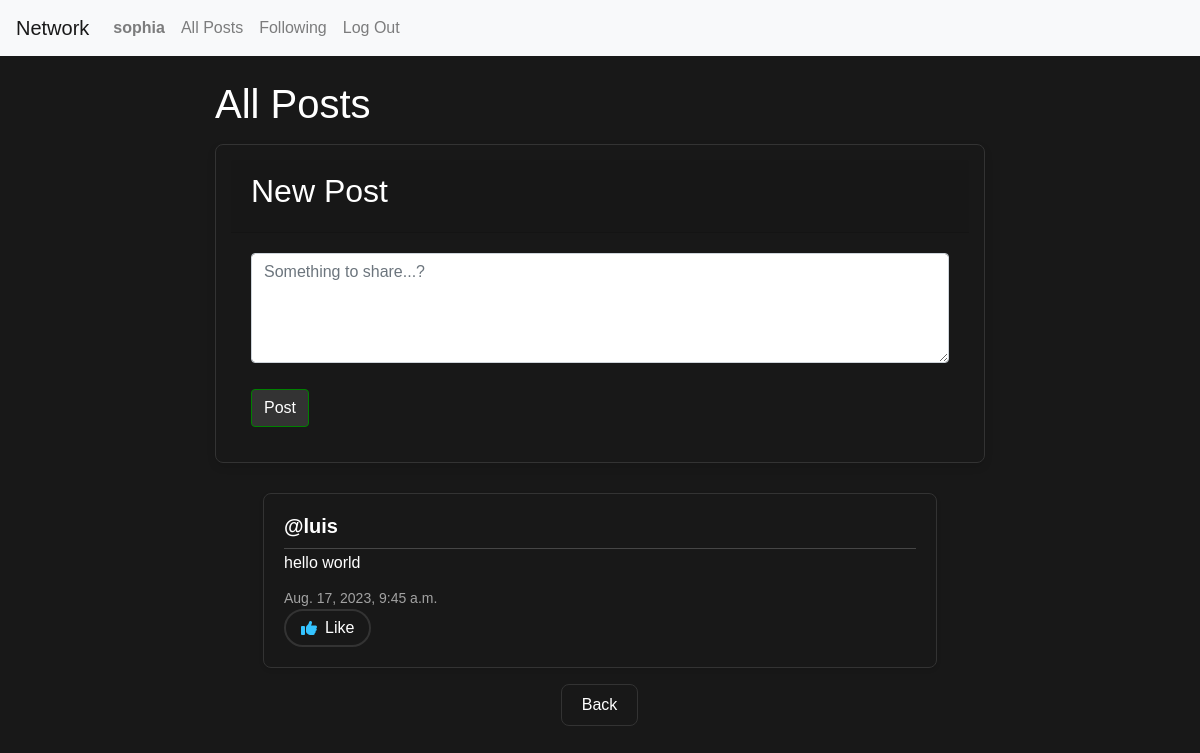
Page /?page=2 (signed in) on the committed database.
### network/models.py (models this page shows, shortened)
class User(AbstractUser):
    pass

class Post(models.Model):
    content = models.CharField(max_length=420)
    user = models.ForeignKey(User, on_delete=models.CASCADE, related_name="author")
    date = models.DateTimeField(auto_now_add=True)

### network/views.py (the view)
# urls.py: path("", views.index, name="index"),
def index(request):
    all_posts = Post.objects.all().order_by("id").reverse()
    paginator = Paginator(all_posts, 10)
    page_number = request.GET.get('page')
    page_posted = paginator.get_page(page_number)
    all_likes = Like.objects.all()
    who_liked = []
    try:
        for like in all_likes:
            if like.user.id == request.user.id:
                who_liked.append(like.post.id)
    except:
        who_liked = []
    return render(request, "network/index.html", {
        "all_posts" : all_posts,
        "page_posted": page_posted,
        "who_liked" : who_liked
    })

### network/templates/network/index.html (shortened to what this page needs)
{% extends "network/layout.html" %}
{% block body %}
<div class="container mt-4">
    <h1>All Posts</h1>
    {% if user.is_authenticated %}
    <div class="newPost card mt-3">
        <div class="card-header">
            <h2>New Post</h2>
        </div>
        <div class="card-body">
            <form action="{% url 'new_post' %}" method="post">
                <div class="form-group">
                    <textarea name="content" class="form-control" rows="4" placeholder="Something to share...?"></textarea>
                </div>
                <input type="submit" value="Post" class="btn btn-primary" />
            </form>
        </div>
    </div>
    {% endif %}
    <div class="allPost">
        {% for post in page_posted %}
            <div class="post mx-5 my-3">
                <h5 class="username mb-1"><a href="{% url 'profile' user_id=post.user.id %}">@{{ post.user }}</a></h5>
                <h6 class="content" id="content_{{ post.id }}" mb-1">{{ post.content }}</h6>
                <p class="date mb-0">{{ post.date }}</p>
                {% if user.is_authenticated %}
                    {% if user == post.user %}
                    <div class="d-flex">
                        <button class="btn btn-primary" type="button" data-toggle="modal" data-target="#modal_edit_post_{{ post.id }}">Edit</button>
                    </div>
                    <div class="modal fade" id="modal_edit_post_{{ post.id }}" tabindex="-1" role="dialog" aria-labelledby="modal_edit_post_{{ post.id }}_label" aria-hidden="true">
                        <div class="modal-dialog" role="document">
                          <div class="modal-content">
                            <div class="modal-header">
                              <h5 class="modal-title">Edit Post</h5>
                              <button type="button" class="close" data-dismiss="modal" aria-label="Close">
                                <span aria-hidden="true">&times;</span>
                              </button>
                            </div>
                            <div class="modal-body">
                                <textarea rows="5" id="textarea_{{ post.id }}" class="form-control" name="content">{{ post.content}}</textarea>
                            </div>
                            <div class="modal-footer">
                              <button type="button" class="btn btn-primary" onclick="submitrequest( {{ post.id }} )">Update post</button>
                              <button type="button" class="btn btn-secondary" data-dismiss="modal">Close</button>
                            </div>
                          </div>
                        </div>
                      </div>
                    {% else %}
                        {% if post.id in who_liked %}
                        <button class="btn btn-down" onclick="like_trigger({{ post.id}}, {{who_liked}})" id="{{ post.id }}"><i class="fa fa-thumbs-down"></i> Dislike</button>
                        {% else %}
                        <button class="btn btn-up" onclick="like_trigger({{ post.id}}, {{who_liked}})" id="{{ post.id }}"><i class="fa fa-thumbs-up"></i> Like</button>
                        {% endif %}
                    {% endif %}
                {% endif %}
            </div>
        {% endfor %}
    </div>
    <nav aria-label="Page navigation" class="text-center">
        {% if page_posted.has_next %}
            <a class="page-link central-btn" href="?page={{ page_posted.next_page_number }}">Next</a>
        {% elif not page_posted.has_next and page_posted.number != 1 %}
            <a class="page-link central-btn" href="?page={{ page_posted.previous_page_number }}">Back</a>
        {% endif %}
    </nav>
</div>
{% endblock %}

### network/templates/network/layout.html (shortened to what this page needs)
{% load static %}
<!DOCTYPE html>
<html lang="en">
    <head>
        <link rel="stylesheet" href="https://stackpath.bootstrapcdn.com/bootstrap/4.4.1/css/bootstrap.min.css">
        <link href="{% static 'network/styles.css' %}" rel="stylesheet">
        <link rel="stylesheet" href="https://cdnjs.cloudflare.com/ajax/libs/font-awesome/6.4.2/css/all.min.css" />
    </head>
    <body>
        <nav class="navbar navbar-expand-lg navbar-light bg-light">
            <a class="navbar-brand" href="{% url 'index' %}">Network</a>
            <div>
              <ul class="navbar-nav mr-auto">
                {% if user.is_authenticated %}
                    <li class="nav-item">
                        <a class="nav-link" href="{% url 'profile' user_id=user.id %}"><strong>{{ user.username }}</strong></a>
                    </li>
                {% endif %}
                <li class="nav-item">
                  <a class="nav-link" href="{% url 'index' %}">All Posts</a>
                </li>
                {% if user.is_authenticated %}
                    <li class="nav-item">
                        <a class="nav-link" href="{% url 'following' %}">Following</a>
                    </li>
                    <li class="nav-item">
                        <a class="nav-link" href="{% url 'logout' %}">Log Out</a>
                    </li>
                {% endif %}
              </ul>
            </div>
          </nav>
        <div class="body">
            {% block body %}
            {% endblock %}
        </div>
    </body>
</html>

### network/static/network/styles.css (style rules this page uses)
:root { --bg-color: #181818; --text-color: #FFF; --border-color: #333; --btn-bg-color: #007BFF; --btn-hover-color: #0056b3; --shadow-color: rgba(0, 0, 0, 0.1); --divider-color: rgba(255, 255, 255, 0.2); }
body { background-color: var(--bg-color); font-family: Arial, sans-serif; color: var(--text-color); margin: 0; padding: 0; }
.container { max-width: 800px; margin: 0 auto; }
.newPost { border: 1px solid var(--border-color); border-radius: 8px; box-shadow: 0 4px 8px var(--shadow-color); background-color: var(--bg-color); padding: 15px; }
.newPost h2, .newPost .form-control { margin-top: 0; resize: vertical; margin-bottom: 10px; }
.btn-primary, .btn-secondary { background-color: var(--border-color); border: 1px solid green; cursor: pointer; transition: background-color 0.3s ease; margin-top: 10px; }
.allPost { margin-top: 30px; }
.post { border: 1px solid var(--border-color); border-radius: 8px; background-color: var(--bg-color); padding: 20px; margin-bottom: 25px; box-shadow: 0 2px 4px var(--shadow-color); }
.username { font-weight: bold; margin-bottom: 5px; border-bottom: 1px solid var(--divider-color); padding-bottom: 10px; }
.content { font-size: 16px; margin-bottom: 15px; color: var(--text-color); }
.date { font-size: 14px; color: rgba(255, 255, 255, 0.6); }
.central-btn { display: inline-block; padding: 10px 20px; border-radius: 8px; color: var(--text-color); background-color: var(--bg-color); border: 1px solid var(--border-color); transition: background-color 0.2s ease; }
.btn-up, .btn-down { background-color: transparent; border: 2px solid var(--border-color); color: var(--text-color); border-radius: 22px; padding: 5px 15px; display: inline-flex; align-items: center; cursor: pointer; transition: transform 0.3s ease, background-color 0.5s ease, border 0.2s ease; }
.btn-up .fa, .btn-down .fa { margin-right: 0.5rem; }
.btn-up .fa { color: #34c3ff; }
.username a { text-decoration: none; color: inherit; transition: transform 0.3s ease, text-decoration 0.3s ease; }

### rows in the picture
User: username "sophia"
Post: user "luis", content "hello world", date "Aug. 17, 2023, 9:45 a.m."
